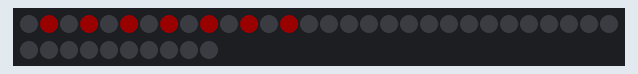
The sketch below on a simulated Arduino Uno, built with avr-gcc and run on an emulated ATmega328P. On the bench: 40 RGB LEDs in strip order, left to right, continuing on the next row. Dim RGB values are drawn brighter than linear.

Above: at 1.63 s.
At 3.65 s:
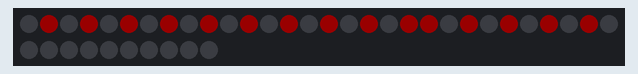
At 5.91 s:
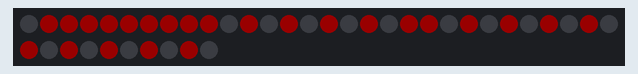
At 7.93 s:
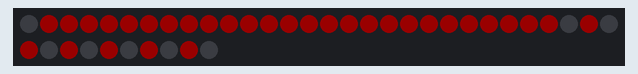
At 9.69 s:
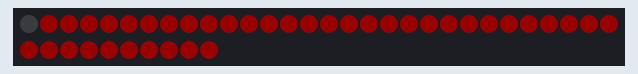
At 10.1 s:
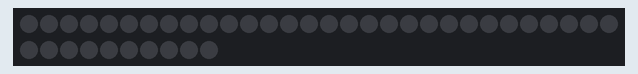

The sketch:

Case-Array-rica.ino
```cpp
//Create a US flag in an 8x5 NeoPixel Shield

//Include the NeoPixel library
#include <Adafruit_NeoPixel.h>

//Set which pin the Arduino uses to communicate with the NeoPixels
#define PIN            13
//How many pixels are being used
#define NUMPIXELS      40

//Set some Neopixel specific data
Adafruit_NeoPixel pixels = Adafruit_NeoPixel(NUMPIXELS, PIN, NEO_GRB + NEO_KHZ800);

//Set the delay variable to one second
int delayval1 = 1000;
int delayval2 = 250;
int delayval3 = 2000;
String blue =  "0,0,25";
String white =  "25,25,25";
String red = "25,0,0";

void setup() {
//Start communication with the NeoPixels
pixels.begin();
}

void loop() {
//Start with the first pixel and count from there
int i[] = {1,3,5,7,9,11,13,15,17,19,20,22,24,26,28,30,32,34,36,38,2,4,6,8,10,12,14,16,18,21,23,25,27,29,31,33,35,37,39,0};
int s=0;
while (s<40) {
  switch (i[s]) {
    case 0:
      pixels.setPixelColor(i[s], pixels.Color(25,0,0));
      break;
    case 1:
      pixels.setPixelColor(i[s], pixels.Color(25,0,0));
      break;
    case 2:
      pixels.setPixelColor(i[s], pixels.Color(25,0,0));
      break;
    case 3:
      pixels.setPixelColor(i[s], pixels.Color(25,0,0));
      break;
    case 4:
      pixels.setPixelColor(i[s], pixels.Color(25,0,0));
      break;
    case 5:
      pixels.setPixelColor(i[s], pixels.Color(25,0,0));
      break;
    case 6:
      pixels.setPixelColor(i[s], pixels.Color(25,0,0));
      break;
    case 7:
      pixels.setPixelColor(i[s], pixels.Color(25,0,0));
      break;
    case 8:
      pixels.setPixelColor(i[s], pixels.Color(25,0,0));
      break;
    case 9:
      pixels.setPixelColor(i[s], pixels.Color(25,0,0));
      break;
    case 10:
      pixels.setPixelColor(i[s], pixels.Color(25,0,0));
      break;
    case 11:
      pixels.setPixelColor(i[s], pixels.Color(25,0,0));
      break;
    case 12:
      pixels.setPixelColor(i[s], pixels.Color(25,0,0));
      break;
    case 13:
      pixels.setPixelColor(i[s], pixels.Color(25,0,0));
      break;
    case 14:
      pixels.setPixelColor(i[s], pixels.Color(25,0,0));
      break;
    case 15:
      pixels.setPixelColor(i[s], pixels.Color(25,0,0));
      break;
    case 16:
      pixels.setPixelColor(i[s], pixels.Color(25,0,0));
      break;
    case 17:
      pixels.setPixelColor(i[s], pixels.Color(25,0,0));
      break;
    case 18:
      pixels.setPixelColor(i[s], pixels.Color(25,0,0));
      break;
    case 19:
      pixels.setPixelColor(i[s], pixels.Color(25,0,0));
      break;
    case 20:
      pixels.setPixelColor(i[s], pixels.Color(25,0,0));
      break;
    case 21:
      pixels.setPixelColor(i[s], pixels.Color(25,0,0));
      break;
    case 22:
      pixels.setPixelColor(i[s], pixels.Color(25,0,0));
      break;
    case 23:
      pixels.setPixelColor(i[s], pixels.Color(25,0,0));
      break;
    case 24:
      pixels.setPixelColor(i[s], pixels.Color(25,0,0));
      break;
    case 25:
      pixels.setPixelColor(i[s], pixels.Color(25,0,0));
      break;
    case 26:
      pixels.setPixelColor(i[s], pixels.Color(25,0,0));
      break;
    case 27:
      pixels.setPixelColor(i[s], pixels.Color(25,0,0));
      break;
    case 28:
      pixels.setPixelColor(i[s], pixels.Color(25,0,0));
      break;
    case 29:
      pixels.setPixelColor(i[s], pixels.Color(25,0,0));
      break;
    case 30:
      pixels.setPixelColor(i[s], pixels.Color(25,0,0));
      break;
    case 31:
      pixels.setPixelColor(i[s], pixels.Color(25,0,0));
      break;
    case 32:
      pixels.setPixelColor(i[s], pixels.Color(25,0,0));
      break;
    case 33:
      pixels.setPixelColor(i[s], pixels.Color(25,0,0));
      break;
    case 34:
      pixels.setPixelColor(i[s], pixels.Color(25,0,0));
      break;
    case 35:
      pixels.setPixelColor(i[s], pixels.Color(25,0,0));
      break;
    case 36:
      pixels.setPixelColor(i[s], pixels.Color(25,0,0));
      break;
    case 37:
      pixels.setPixelColor(i[s], pixels.Color(25,0,0));
      break;
    case 38:
      pixels.setPixelColor(i[s], pixels.Color(25,0,0));
      break;
    case 39:
      pixels.setPixelColor(i[s], pixels.Color(25,0,0));
      break;
    default:
      pixels.setPixelColor(i[s], pixels.Color(0,0,25));
      break;

  }
  pixels.show();
  delay(delayval2);
  s++;
}


//pixels.setPixelColor(i[s], pixels.Color(25,0,0));
//pixels.show();
//delay(delayval2);

//Clear all pixels
for(int w=0;w<NUMPIXELS;w++){
  pixels.setPixelColor(w, pixels.Color(0,0,0));
}
//Send pixel valus
pixels.show();
//Delay before restarting the animation
delay(delayval1);
}
```

Measured:
- by itself, everything shown: repeats every 11.1 s, in 41 steps
